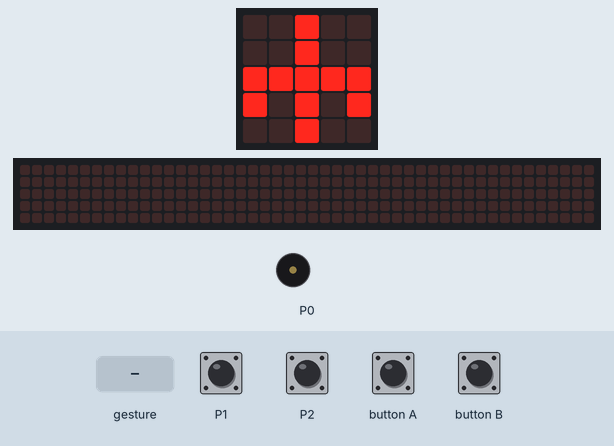
This program was run on a simulated BBC micro:bit (MakeCode). On the bench: the board's 5×5 LED display, a strip that is not on the board, showing the scrolling text unrolled, buzzer (waves = sounding). The test bench sets the inputs (shaded band). A tilt is held for 1.5 s and a shake lasts 1 s, then the board lies face up again; the 48×5 strip is a reading aid, not a part: it shows the text the display is scrolling, unrolled, one strip-width of it at a time.

Above: at 10.5 s.
10.6 s: touch pin P1 pressed for 0.15 s
At 10.82 s:
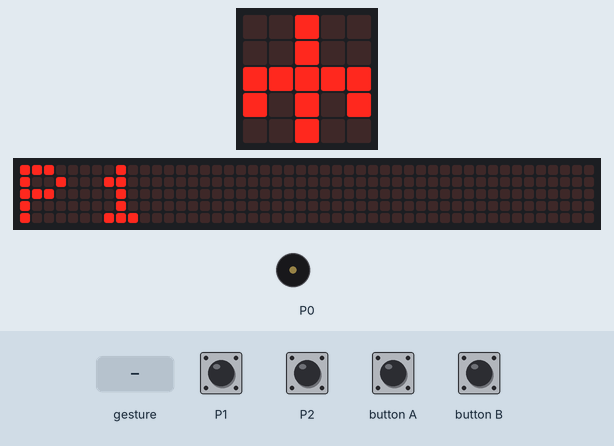
11.3 s: touch pin P2 pressed for 0.15 s
At 11.8 s:
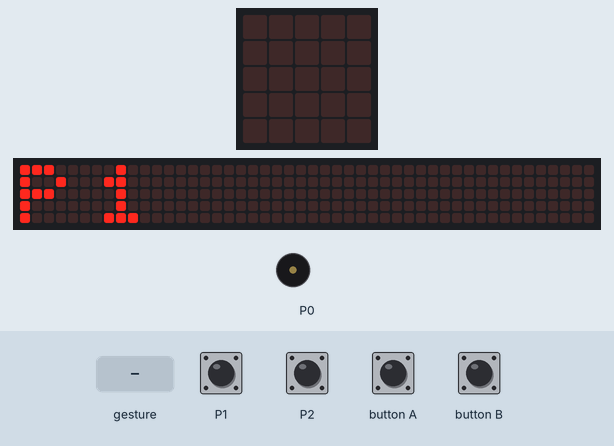
12.0 s: gesture 'shake'
At 12.32 s:
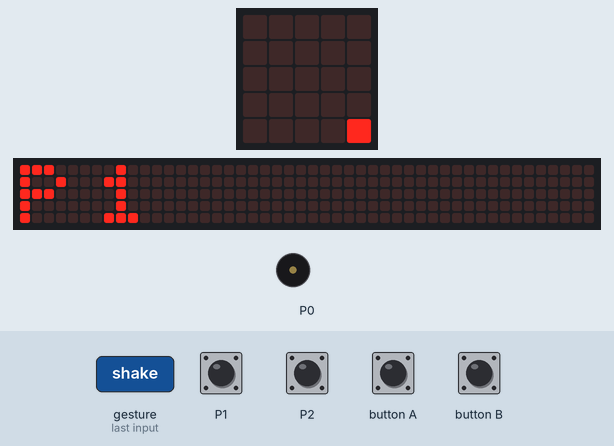
14.0 s: button B pressed for 0.15 s
At 14.5 s:
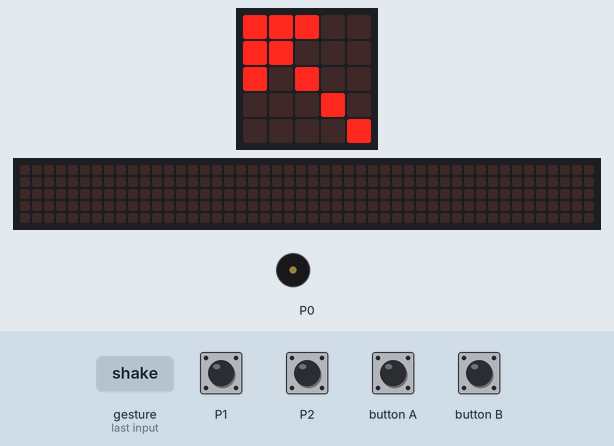
14.7 s: button A pressed for 0.15 s
At 15.3 s:
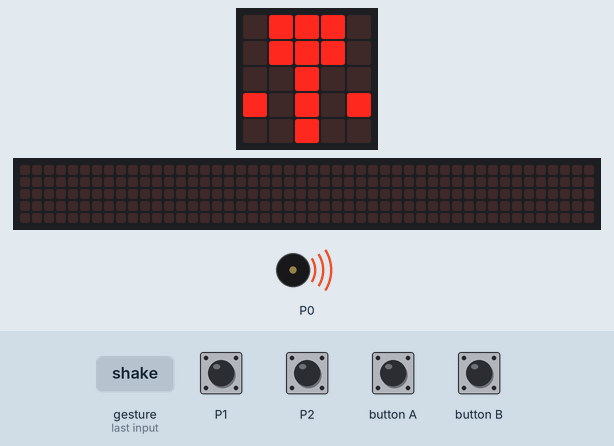
15.4 s: button B pressed for 0.15 s
Timing chart, 0 to 17.1 s (numbered marks = the images above; inputs shaded):
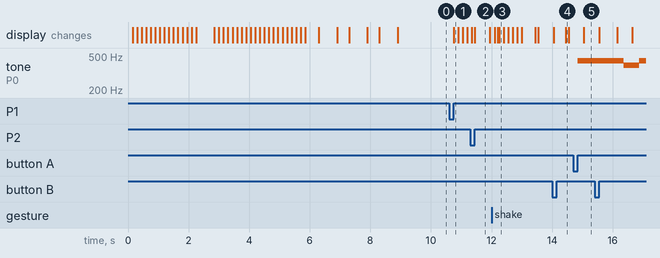

The program:

main.ts
```typescript
input.onButtonPressed(Button.A, function () {
    while (true) {
        music.playMelody("A A A G A B C5 B ", 120)
        break;
    }
})
input.onGesture(Gesture.Shake, function () {
    basic.clearScreen()
    basic.pause(1000)
})
input.onPinPressed(TouchPin.P2, function () {
    basic.clearScreen()
})
input.onButtonPressed(Button.B, function () {
    basic.showArrow(ArrowNames.NorthWest)
})
input.onPinPressed(TouchPin.P1, function () {
    basic.showString("P1")
    basic.pause(100)
    for (let index = 0; index < 4; index++) {
        basic.showLeds(`
            # . # . #
            . . # . .
            . . # . .
            . . # . .
            # . # . #
            `)
        basic.pause(100)
        basic.clearScreen()
        basic.showLeds(`
            . # # # .
            . # # # .
            . . # . .
            . . # . .
            # . # . #
            `)
        basic.pause(100)
        basic.clearScreen()
        basic.showLeds(`
            . # # # .
            . # # # .
            . . # . .
            # . # . #
            . . # . .
            `)
        basic.pause(100)
        basic.clearScreen()
    }
})
basic.showString("EU SOU")
for (let index = 0; index < 3; index++) {
    basic.showIcon(IconNames.Pitchfork)
    basic.showLeds(`
        . . # . .
        . . # . .
        # # # # #
        # . # . #
        . . # . .
        `)
}
```

test.ts
```typescript
// os teses vão aqui; isto não será compilado quando este pacote for usado como extensão.
```

Measured:
- after the input at 10.6 s, the display: changes after 0.15 s (image 1)
- after the input at 11.3 s, the display: first differs from a run without the input after 0.15 s (image 2)
- after the input at 12.0 s, the display: first differs from a run without the input after 0.25 s (image 3)
- after the input at 14.0 s, the display: first differs from a run without the input after 0.45 s (image 4)
- after the input at 14.7 s, tone on P0: silent → 440 Hz after 0.15 s
- what the display in image 2 shows lasts 0.5 s, from 11.5 s to 12.0 s
